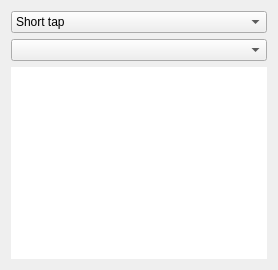
         <widget class="QWidget" name="tab_6">
          <attribute name="title">
           <string>Tap zones</string>
          </attribute>
          <layout class="QVBoxLayout" name="verticalLayout_16">
           <item>
            <widget class="QComboBox" name="cbTapZonesEvent">
             <property name="sizePolicy">
              <sizepolicy hsizetype="Expanding" vsizetype="Fixed">
               <horstretch>0</horstretch>
               <verstretch>0</verstretch>
              </sizepolicy>
             </property>
             <item>
              <property name="text">
               <string>Short tap</string>
              </property>
             </item>
             <item>
              <property name="text">
               <string>Long tap</string>
              </property>
             </item>
            </widget>
           </item>
           <item>
            <widget class="QComboBox" name="cbTapZonesAction">
             <property name="sizePolicy">
              <sizepolicy hsizetype="Expanding" vsizetype="Fixed">
               <horstretch>0</horstretch>
               <verstretch>0</verstretch>
              </sizepolicy>
             </property>
            </widget>
           </item>
           <item>
            <widget class="QTableView" name="tapZonesTableView">
             <property name="frameShape">
              <enum>QFrame::NoFrame</enum>
             </property>
             <property name="selectionMode">
              <enum>QAbstractItemView::SingleSelection</enum>
             </property>
            </widget>
           </item>
          </layout>
         </widget>
